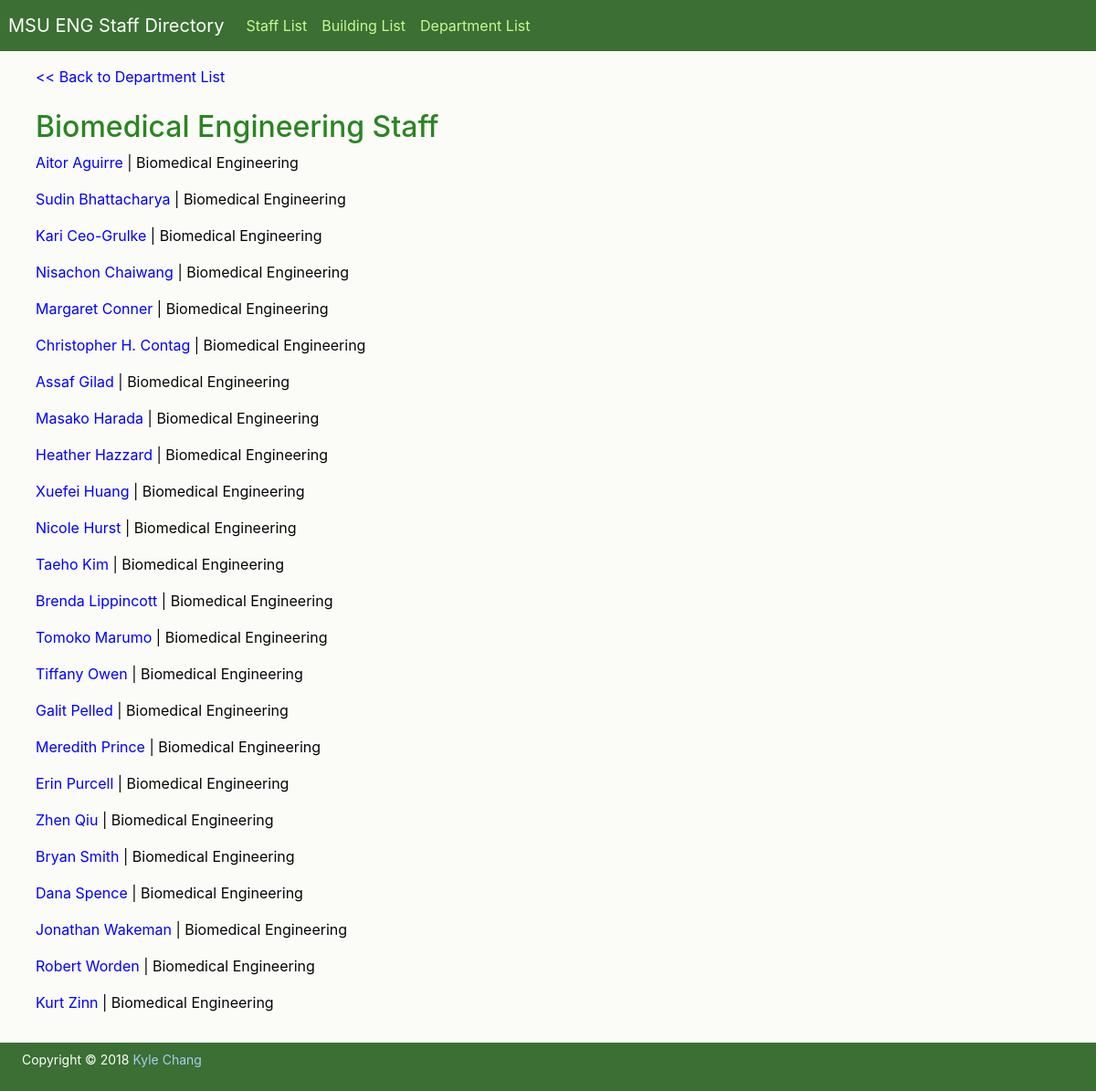
The app's page /depts/3 with its own data.
### tables this page shows
CREATE TABLE 'Department' (
            'DepartmentId' INTEGER PRIMARY KEY AUTOINCREMENT,
            'DepartmentName' TEXT
            );

CREATE TABLE 'Staff' (
            'StaffId' INTEGER PRIMARY KEY AUTOINCREMENT,
            'FirstName' TEXT NOT NULL,
            'LastName' TEXT NOT NULL,
            'Title' TEXT NOT NULL,
            'StreetAddress' TEXT,
            'BuildingId' INTEGER,
            'Room' TEXT,
            'Department' TEXT,
            'DepartmentId' INTEGER,
            'Email' TEXT,
            'Phone' TEXT,
            FOREIGN KEY(BuildingId) REFERENCES Building(BuildingId),
            FOREIGN KEY(DepartmentId) REFERENCES Department(DepartmentId)
            );

### SI507_final_proj.py (the view)
@app.route('/depts/<int:id>')
def dept_staff(id=None):
    try:
        conn = sqlite3.connect(DBNAME)
        cur = conn.cursor()
    except:
        print("failed to connect database to web output")
    members_statement= '''
        SELECT FirstName, LastName, Title, Department, StaffId FROM Staff
        WHERE DepartmentId ={}
        ORDER BY LastName ASC;
        '''.format(id)
    dept_statement= '''
        SELECT DepartmentName FROM Department
        WHERE DepartmentId ={};
        '''.format(id)
    members = cur.execute(members_statement).fetchall()
    dept = cur.execute(dept_statement).fetchall()
    conn.close()
    return render_template('deptstaff.html', members= members, dept=dept, id=id)

### templates/deptstaff.html
{% extends 'base.html' %}
{% block content %}
<a href="{{ url_for('depts') }}"><< Back to Department List</a>
<br>
<br>
{% for item in dept %}
<h2>{{ item[0] }} Staff</h2>
{% endfor %}
{% for member in members %}
<p><tr>
 <td><a href="{{ url_for('profile', id=member[4]) }}">{{ member[0] }} {{ member[1] }}</a></td>
 <td>|</td>
 <td>{{ member[3] }}</td>
</tr></p>
{% endfor %}
{% endblock content %}

### static/staff.css (style rules this page uses)
body { background-color: #FBFBF8; }
h1, h2, h3, h4 { color: #2B8522; margin-bottom: 0.5rem; text-align: left; }
p { color: #040505; text-align: justify; }
a:link { background-color: transparent; color: #0000ff; text-decoration: none; }

### records on screen
Department: DepartmentName "Biomedical Engineering"
Staff: FirstName "Aitor", LastName "Aguirre", Department "Biomedical Engineering"
Staff: FirstName "Sudin", LastName "Bhattacharya", Department "Biomedical Engineering"
Staff: FirstName "Kari", LastName "Ceo-Grulke", Department "Biomedical Engineering"
Staff: FirstName "Nisachon", LastName "Chaiwang", Department "Biomedical Engineering"
Staff: FirstName "Margaret", LastName "Conner", Department "Biomedical Engineering"
Staff: FirstName "Christopher H.", LastName "Contag", Department "Biomedical Engineering"
Staff: FirstName "Assaf", LastName "Gilad", Department "Biomedical Engineering"
Staff: FirstName "Masako", LastName "Harada", Department "Biomedical Engineering"
Staff: FirstName "Heather", LastName "Hazzard", Department "Biomedical Engineering"
Staff: FirstName "Xuefei", LastName "Huang", Department "Biomedical Engineering"
Staff: FirstName "Nicole", LastName "Hurst", Department "Biomedical Engineering"
Staff: FirstName "Taeho", LastName "Kim", Department "Biomedical Engineering"
Staff: FirstName "Brenda", LastName "Lippincott", Department "Biomedical Engineering"
Staff: FirstName "Tomoko", LastName "Marumo", Department "Biomedical Engineering"
Staff: FirstName "Tiffany", LastName "Owen", Department "Biomedical Engineering"
Staff: FirstName "Galit", LastName "Pelled", Department "Biomedical Engineering"
Staff: FirstName "Meredith", LastName "Prince", Department "Biomedical Engineering"
Staff: FirstName "Erin", LastName "Purcell", Department "Biomedical Engineering"
Staff: FirstName "Zhen", LastName "Qiu", Department "Biomedical Engineering"
Staff: FirstName "Bryan", LastName "Smith", Department "Biomedical Engineering"
Staff: FirstName "Dana", LastName "Spence", Department "Biomedical Engineering"
Staff: FirstName "Jonathan", LastName "Wakeman", Department "Biomedical Engineering"
Staff: FirstName "Robert", LastName "Worden", Department "Biomedical Engineering"
Staff: FirstName "Kurt", LastName "Zinn", Department "Biomedical Engineering"
